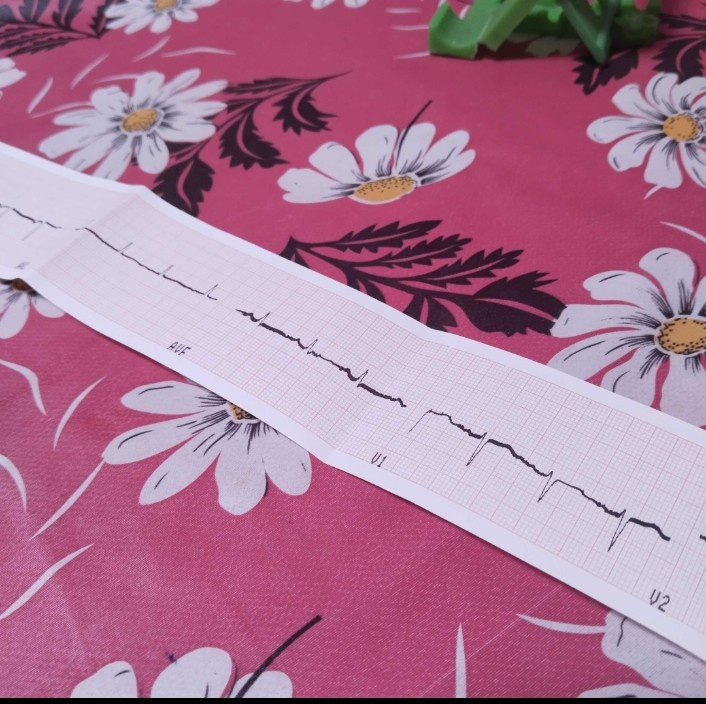
#> input picture ECG.jpeg, 706 x 704 px
$ jupyter execute ECGDigitization.ipynb
#> lines starting #> are read from the running program, lines starting #| are printed output that depends on the picture; after the words box and inside, x2 and y2 are one past the last pixel; in counts of white or black regions, pixels touching at a corner belong together
[cell 1]
import cv2
import numpy as np
import matplotlib.pyplot as plt
from google.colab.patches import cv2_imshow # Special Colab function for images

def process_my_ecg(image_path):
    # 1. Load the image
#> called with image_path = 'ECG.jpeg'
    img = cv2.imread(image_path)
#> img is the input picture: shape (704, 706, 3); mean B, G, R 149.9, 120.3, 173.1
    # Check if image was loaded successfully
    if img is None:
        print(f"Error: Could not load image from {image_path}")
        return None # Return None if image loading fails
    gray = cv2.cvtColor(img, cv2.COLOR_BGR2GRAY)
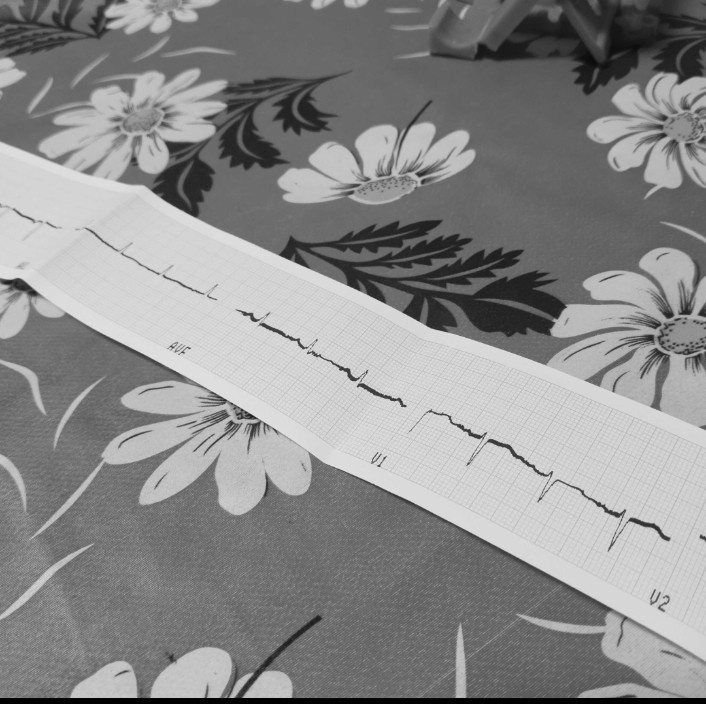
#> gray: shape (704, 706); min 0, max 236, mean 139.5

    # 2. Zoom in/Pre-process (Adaptive thresholding handles uneven lighting)
    # This is great for phone photos with shadows!
    thresh = cv2.adaptiveThreshold(gray, 255, cv2.ADAPTIVE_THRESH_GAUSSIAN_C,
                                   cv2.THRESH_BINARY_INV, 11, 2)
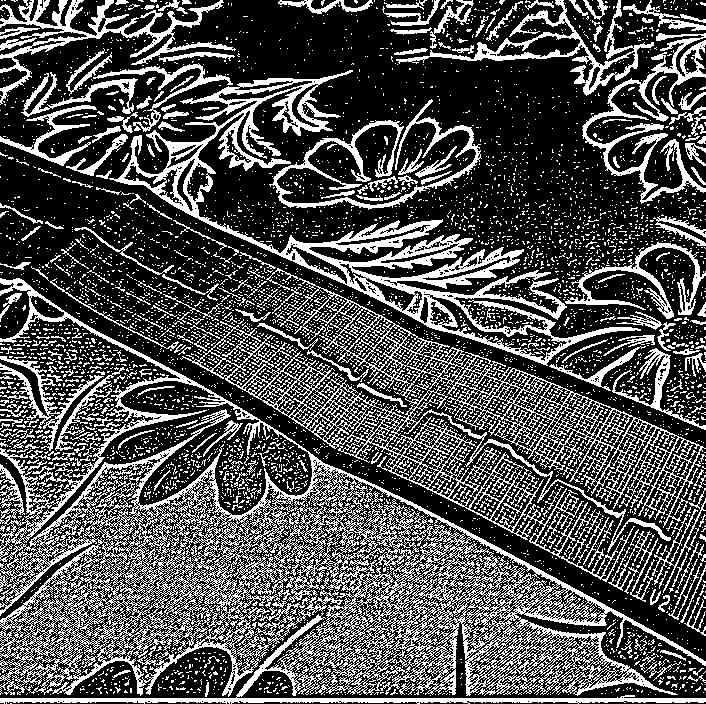
#> thresh: shape (704, 706); 31.8% white in thin lines or dots

    # 3. Clean up small noise (like paper texture)
    kernel = np.ones((2,2), np.uint8)
    clean = cv2.morphologyEx(thresh, cv2.MORPH_OPEN, kernel)
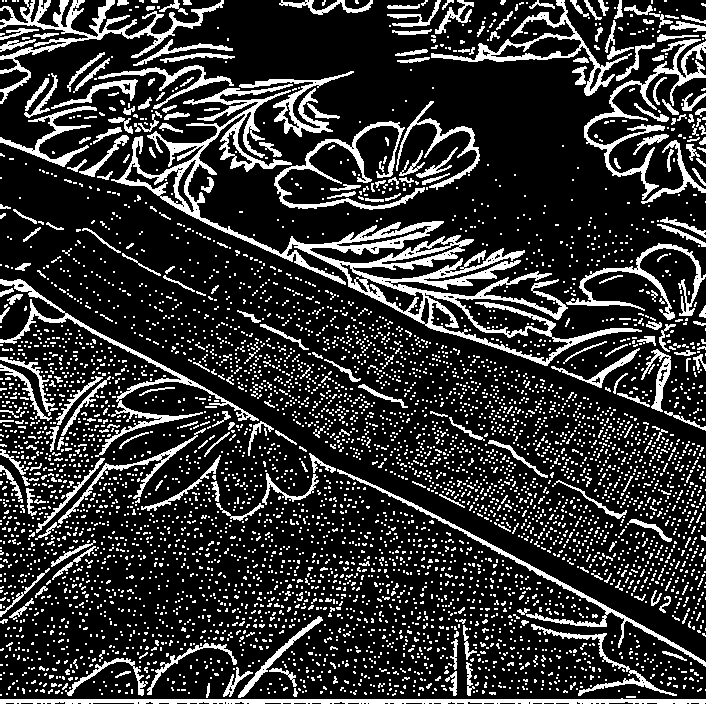
#> clean: shape (704, 706); 19.7% white; 5170 white regions (4860 under 20 px), largest, box (x1, y1, x2, y2) and area: (111, 84, 642, 366) 14725, (0, 0, 224, 104) 3392, (0, 698, 706, 704) 3090

    # 4. Extract the signal logic (as we discussed)
    height, width = clean.shape
#> height = 704; width = 706
    signal = []
    for x in range(width):
        black_pixels = np.where(clean[:, x] > 0)[0]
        if len(black_pixels) > 0:
            signal.append(np.mean(black_pixels))
        else:
            signal.append(signal[-1] if signal else height/2)
#> after the loop, signal = 706 values, max 445.4 at index 455, min 251.3 at index 175, mean 344.2

    # 5. Show the "Before" and "After"
    print("--- STEP 1: ISOLATING THE DARK PIXELS ---")
    cv2_imshow(cv2.resize(clean, (800, 400))) # Resizing so it fits your screen
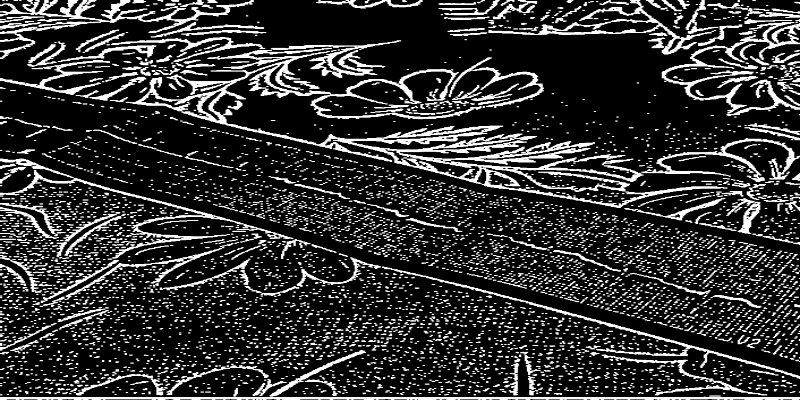
#> shown: shape (400, 800); min 0, max 255, mean 50.4

    print("\n--- STEP 2: CONVERTING PIXELS TO A DIGITAL WAVEFORM ---")
    plt.figure(figsize=(15, 5))
    plt.plot(signal, color='red', linewidth=1)
    plt.gca().invert_yaxis() # Important: Images count rows from top-down
    plt.title("Digitized Signal from your Gallery Photo")
    plt.grid(True, alpha=0.3)
    plt.show()
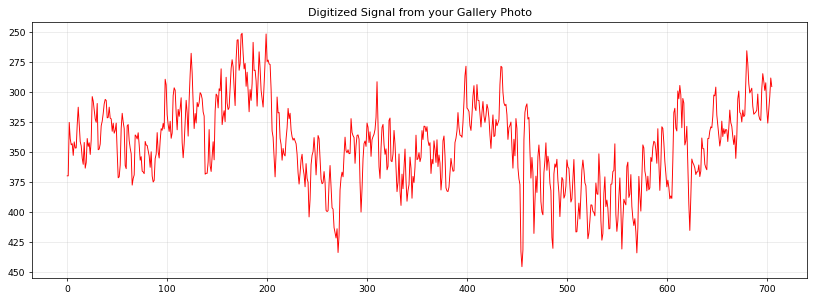
#> figure drawn by matplotlib, 1 panel; curve peaks at x = 455, y = 445.4
    return signal # Return the signal so it can be used globally

# Replace this with your actual filename!
ecg_signal = process_my_ecg('ECG.jpeg') # Assign the returned signal to a global variable
#> ecg_signal has the same summary as signal in process_my_ecg

Observations for your "Engineering Log"
Look at the red graph compared to your photo—here is what is happening:

The "Jitter" (The Noise): See how the red line looks a bit "shaky"? That’s because the code is picking up the pink grid lines of the ECG paper.

The Big Dips: Notice that massive downward spike around the 450 mark on the x-axis? That corresponds to your V1 lead! You can actually see the "downward" electrical push we talked about earlier.

The "Wander": The graph isn't a straight horizontal line; it waves up and down. This is called "Baseline Wander," caused by the slight curve/wrinkle in the paper in your photo.

[cell 2]
import pandas as pd

# Create a DataFrame using the globally available ecg_signal
if ecg_signal is not None:
    df = pd.DataFrame({'Time_Point': range(len(ecg_signal)), 'Voltage_Raw': ecg_signal})
#> df = table of 706 rows and 2 columns

    # Save to CSV
    df.to_csv('my_first_ecg_data.csv', index=False)
    print("Success! Your ECG is now a CSV file. Look in the 'Files' folder on the left!")
else:
    print("Error: ECG signal data was not generated. Please run the image processing cell first and ensure the image loads correctly.")
